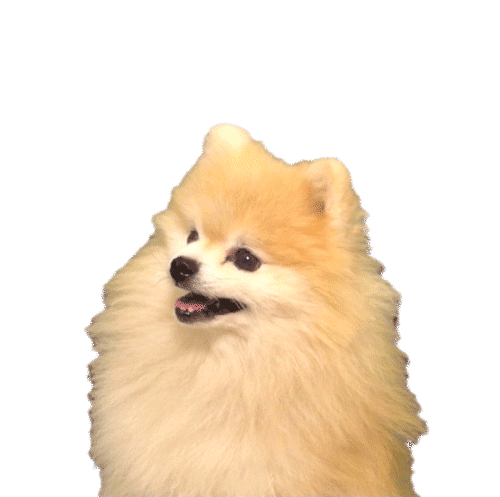
#> input picture images/588a41bb528ea3cc60d3c4a4.png, 500 x 497 px
$ python -i thumbnail.py   (imports and definitions only)
#> lines starting #> are read from the running program, lines starting #| are printed output that depends on the picture
"""Functions used to download random images associated with a reddit post.

This module also contains functions that can take those images and generate
a series of video clips that can be spliced together to form the final video.
"""
import logging
import os
import sys
from pathlib import Path
from random import SystemRandom
from typing import Any, List

from moviepy.editor import CompositeVideoClip, ImageClip, TextClip
from PIL import Image

from rybo.config import settings
from rybo.thumbnail import lexica
from rybo.utils.common import random_rgb_colour, sanitize_text

# from nltk.corpus import stopwords


logger = logging.getLogger(__name__)


def apply_black_gradient(
    path_in: Path,
    path_out: Path = "out.png",
    gradient: float = 1.0,
    initial_opacity: float = 1.0,
) -> None:
    """Apply a black gradient to the image, going from left to right.

    Args:
        path_in: Path to image to apply gradient to.
        path_out: Path to save result to (default 'out.png').
        gradient: Gradient of the gradient, should be non-negative (default 1.0).
            if gradient = 0., the image is black;
            if gradient = 1., the gradient smoothly varies over the full width;
            if gradient > 1., the gradient terminates before the end of the width;
        initial_opacity: Scales the initial opacity of the gradient, eg: on the
            far left of the image (default 1.0).

            Should be between 0.0 and 1.0. Values between 0.9-1.0 generally
            give good results.
    """
#> called with path_out = 'out.png', gradient = 1, initial_opacity = 1
    # get image to operate on
    input_im: Image = Image.open(path_in)
#> input_im is the input picture: PIL image 500x497 P; mean R, G, B, A 132.9, 142.9, 102, 98.3
    if input_im.mode != "RGBA":
        input_im = input_im.convert("RGBA")
    width, height = input_im.size
#> width = 500; height = 497

    # create a gradient that
    # starts at full opacity * initial_value
    # decrements opacity by gradient * x / width
    alpha_gradient: Image = Image.new("L", (width, 1), color=0xFF)
    for x in range(width):
        a: int = int((initial_opacity * 255.0) * (1.0 - gradient * float(x) / width))
        if a > 0:
            alpha_gradient.putpixel((x, 0), a)
        else:
            alpha_gradient.putpixel((x, 0), 0)
        # logger.info '{}, {:.2f}, {}'.format(x, float(x) / width, a)
    alpha: Any = alpha_gradient.resize(input_im.size)
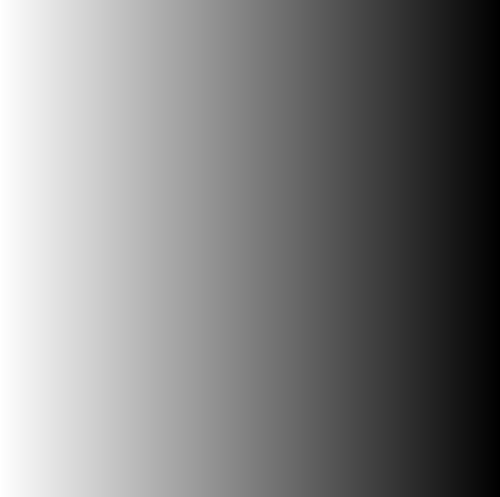
#> alpha: PIL image 500x497 L; min 0, max 255, mean 127.3

    # create black image, apply gradient
    black_im: Image = Image.new("RGBA", (width, height), color=0)  # i.e. black
#> black_im: PIL image 500x497 RGBA; every value is 0
    black_im.putalpha(alpha)
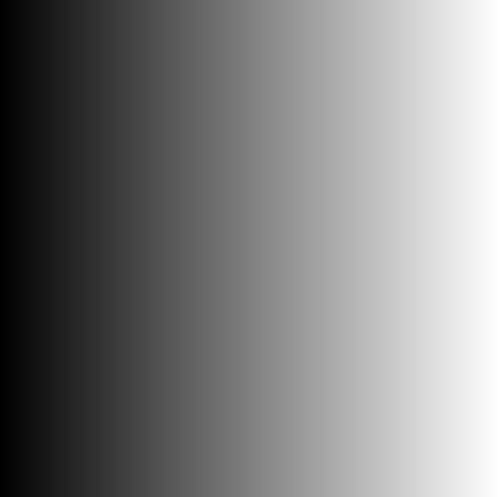
#> black_im: PIL image 500x497 RGBA; mean R, G, B, A 0, 0, 0, 127.3; transparent parts drawn white

    # make composite with original image
    output_im: Image = Image.alpha_composite(input_im, black_im)
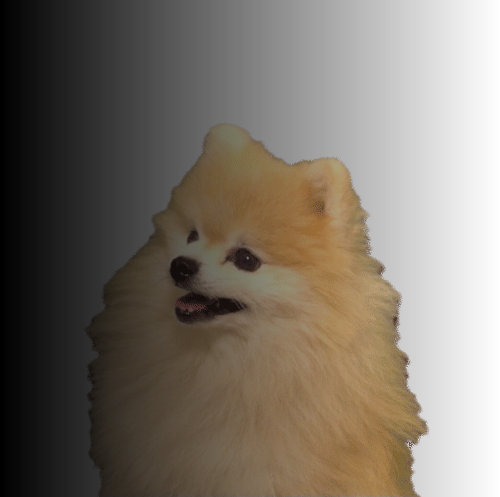
#> output_im: PIL image 500x497 RGBA; mean R, G, B, A 45.3, 37.4, 27.4, 177.1; transparent parts drawn white
    output_im.save(path_out, "PNG")

    return


# [302 lines left out: functions get_font_size, generate, create_thumbnail, not called in this run]


# [29 lines not run here, left out]

    # generate(args.directory,
    #          args.subreddit,
    #          args.title,
    #          number_of_thumbnails=1)

>>> result = apply_black_gradient('../../../images/588a41bb528ea3cc60d3c4a4.png')

$ run again, on images/chicken.png
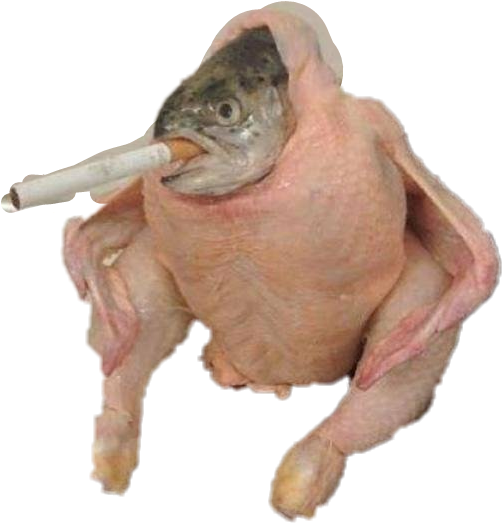
#> input picture images/chicken.png, 502 x 523 px
#> in apply_black_gradient, input_im is the input picture: PIL image 502x523 RGBA; mean R, G, B, A 87, 67.9, 56.9, 125.6
#> in apply_black_gradient, `output_im: Image = Image.alpha_composite(input_im, black_im)`:
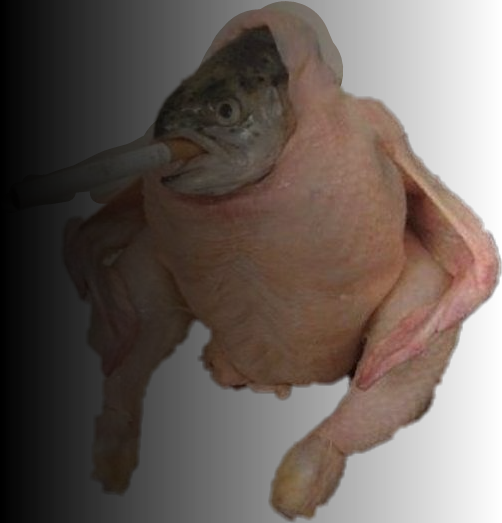
#> output_im: PIL image 502x523 RGBA; mean R, G, B, A 46.4, 35.8, 30, 195.3; transparent parts drawn white
